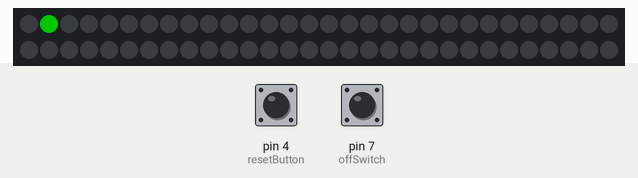
Simulated run of this sketch. Board: Arduino Uno, built with avr-gcc and run on an emulated ATmega328P. On the bench: 60 RGB LEDs in strip order, left to right, continuing on the next row. The inputs (shaded band) are chosen by the test bench; at power-on: pin 4 (resetButton) LOW, pin 7 (offSwitch) HIGH. Dim RGB values are drawn brighter than linear.

Above: at 1.3 s.
1.4 s: pin 4 (resetButton) pulled HIGH for 1 s
4.0 s: pin 4 (resetButton) pulled HIGH for 3.2 s
8.7 s: pin 7 (offSwitch) pulled LOW for 3.2 s
At 49.5 s:
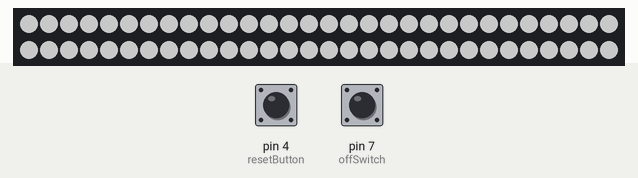
Timing chart, 0 to 50.1 s (numbered marks = the images above; inputs shaded):
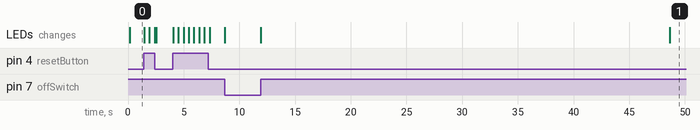

The sketch:

arduino_initialcode.ino
```cpp
 #include <Adafruit_NeoPixel.h>

/*
* TEAM AWESOME INF1510 arduino project
* Members:
*   - Halvor Mangseth
*   - Aulon Mujaj
*   - Kirsi Aanstad
*   - Tana Blegen
*
* Code principles:
* - We base all measurements onwhole per cents. (range 0-100). It shouldn't be necesarry with anything more precise.
* This should make it easy for different functions to know their input.
* No functions should directly use the clock except for debouncing. We use the methods for reading a percentage, and then act accordingly.
*/

unsigned long startTime;
unsigned long timeLimit = (unsigned long) 20 * 60 * 1000; // milliseonds of what equals 100%.

unsigned long debounceDelay = 50;

int third = 33;
int thirdDone = false;
int twothirdsDone = false;
int twothirds = 66;


// reset button globals
const int resetButton = 4; // some pin for the reset button.
int resetButtonState;
int resetLastButtonState = LOW;
unsigned long resetDebounceTime = 0;

// snooze button globals
const int snoozeButton = 5; // some pin for the reset button.
int snoozeButtonState;
int snoozeLastButtonState = LOW;
unsigned long snoozeDebounceTime = 0;

// offSwitch
int offSwitch = 7;

// percentage
int timePassed;


// variables for the LEDstrip
const int stripPIN = 6;
const int stripLEDS = 11;
Adafruit_NeoPixel strip = Adafruit_NeoPixel(60, stripPIN, NEO_GRB + NEO_KHZ800);


/*
* We're at 100% Trigger their inner Marley, get up, stand up!
*/
void reachedMax() {
  // do some flashy stuff
  // prototype, set the whole bar red.
  setLighting(100, 100, 0, 0);
  setFirst(100, 0, 0);
}

/*
* function that sets the light bar.
* this function handles this specific lighting setup, so different hardware would necessarily need a new version of this function
* We always keep the first LED lit. This is done in setup.
* We use the variables:
* strip = the ledstrip
* stripPIN is 6 if needed
* stripLEDS = number of utilized lEDs
*/
void setLighting(int percent, int red, int blue, int green) {
  int ceiling = (int) (percent * stripLEDS) / 100;
  for(int i = 1; i <= ceiling; i++) {
   strip.setPixelColor(i, strip.Color(red, blue, green));
  }
  strip.show(); // this does the actual update on the
}


/* Method for setting the first LED that's usually untouched.
*
*/
void setFirst(int red, int blue, int green) {
   strip.setPixelColor(1, strip.Color(red, blue, green));
   strip.show();
}


/*
* update stuff.
* update led bar with size and maybe color.
* if logging update time passed to necessary outputs in whatever format we need.
*/
void updateBar(int timePassed) {
  // update led bar.
  setLighting(timePassed, 100, 100, 100); // white
}


/*
* Setup function for the lightbar.
*/
void barSetup() {
 strip.begin(); // ledstrip setup
 for(int i = 1; i <= strip.numPixels(); i++) {
   strip.setPixelColor(i, strip.Color(0, 0, 0));
   strip.show();
 }
 strip.setPixelColor(1, strip.Color(0, 100, 0));
 strip.show();
}


/*
* Gives the lightbar a pulsating effect. Takes the number of LEDs to use as an argument.
* Used to make the user more aware of the bar at a given time.
*/
void pulse(int pulseCount) {
 int i = 100;
  for(; i >= 50; i--) {
    for(int j = 0; j <= pulseCount; j++) {
      strip.setPixelColor(j, strip.Color(i, i, i));
    }
    strip.show();
  }
  for(; i <= 150; i++) {
    for(int j = 0; j <= pulseCount; j++) {
      strip.setPixelColor(j, strip.Color(i, i, i));
    }
    strip.show();
  }
  for(; i >= 100; i--) {
    for(int j = 0; j <= pulseCount; j++) {
      strip.setPixelColor(j, strip.Color(i, i, i));
    }
    strip.show();
  }
}


// Triggered when someone pushes the snooze button.
void snoozeTime() {
  startTime = (unsigned long) 0.1 * (unsigned long) (millis() - startTime);
}


/*
* Handles the reading of the reset button.
* Uses debounce, while the button is pressed it resets the timer.
*/
void readResetButton(int resetRead) {
  // reset debounce timer
  if(resetRead != resetLastButtonState) {
    resetLastButtonState = resetRead;
    resetDebounceTime = millis();
  }
  if((millis() - resetDebounceTime) > debounceDelay) {
    // Not just noise anymore, act
    resetButtonState = resetRead;
    if(resetButtonState == HIGH) {
      resetTime(); // reset if HIGH
      resetBar();
    }
  }
}

/*
* handles snooze button
*/
void readSnoozeButton(int snoozeRead) {
  if(snoozeRead != snoozeLastButtonState) snoozeDebounceTime = millis(); // reset debounce timer
  if((millis() - snoozeDebounceTime) > debounceDelay) {
    // Holy crap, it's not just noise anymore. OH LAWD! WE MUST ACT!
    if(snoozeRead != snoozeButtonState) snoozeButtonState = snoozeRead; // set what the button is
    if(snoozeButtonState = HIGH) snoozeTime(); // reset if HIGH
  }
}

/*
* returns the percentage time passed compared to now compared to startTime.
* Formula is: (diff * 100) / timeLimit to get percentage. We just round down, no need for extreme precision.
* return percentage of  time passed since reset.
*/
unsigned int getTimePassed() {
  unsigned long diff = millis() - startTime; // gives us the difference
  if(diff > timeLimit) return 100;

  unsigned long result = diff * 100;
  result = (unsigned long) result / (unsigned long) timeLimit;
  return (int) result;
}

// resets to 0%
void resetTime() {
  startTime = millis();
}

void resetBar() {
  thirdDone = false;
  twothirdsDone = false;
  // for now just whipe the bar and set the first one to initial color.
   for(int i = 1; i <= strip.numPixels(); i++) {
     strip.setPixelColor(i, strip.Color(0, 0, 0));
     strip.show();
   }
}

// when the offswitch is set to off
void off() {
    resetBar();
}

// Main setup function!
void setup() {
  startTime = millis();
  barSetup();

  pinMode(snoozeButton, INPUT);
  pinMode(resetButton, INPUT);
  pinMode(offSwitch, INPUT);
  pinMode(stripPIN, OUTPUT);

  // debugging
  Serial.begin(9600);

}
/* Main loop function!
*/
void loop() {
  readResetButton(digitalRead(resetButton));
  //readSnoozeButton(digitalRead(snoozeButton));
  if(digitalRead(offSwitch) == LOW) {
    off();
    resetTime();
    return;
  }
  timePassed = getTimePassed();

  if(timePassed >= 100) {
    reachedMax();
   // set the first green in the start
  } else if(timePassed <= 2) {
    setFirst(0,100,0);
  // less than 100%
  // check to pulse
  } else if (timePassed == 33 && !thirdDone) {
    thirdDone = true;
    pulse(third);
    // check to pulse
  } else if (timePassed = 66 && !twothirdsDone) {
    twothirdsDone = true;
    pulse(twothirds);
  } else {
    // else normal update
    updateBar(timePassed);
  }
}
```
